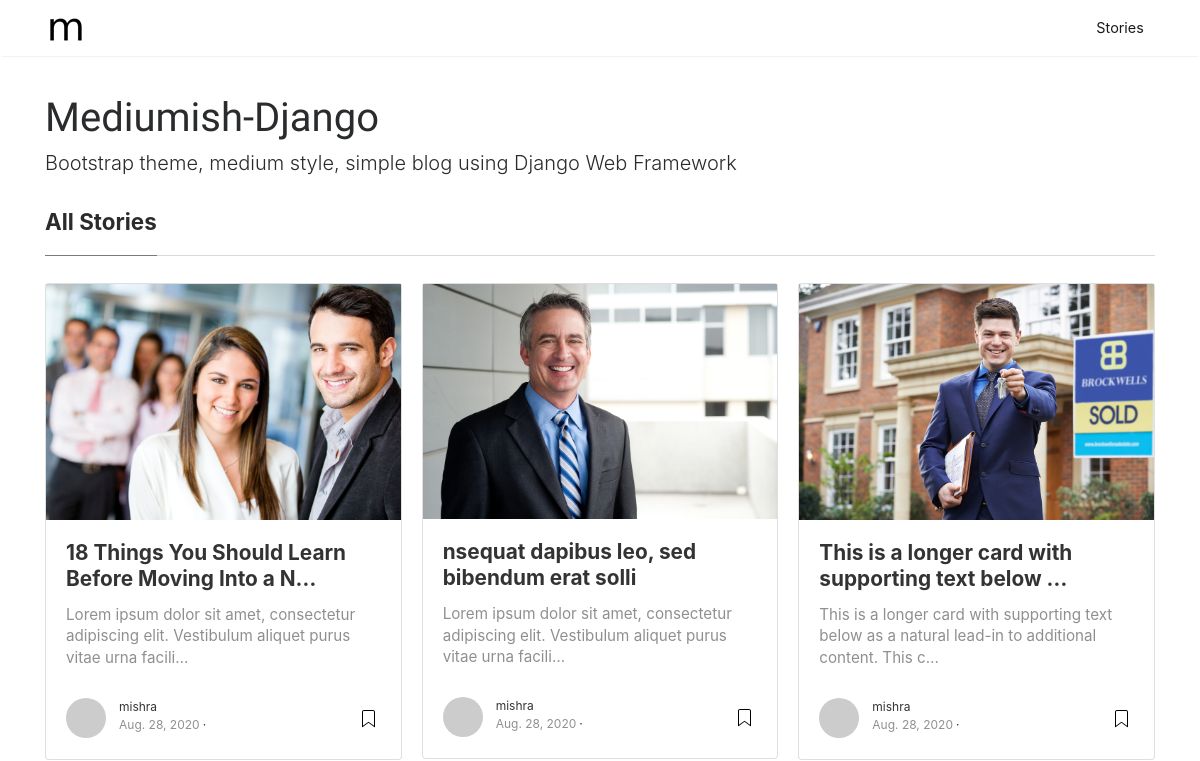
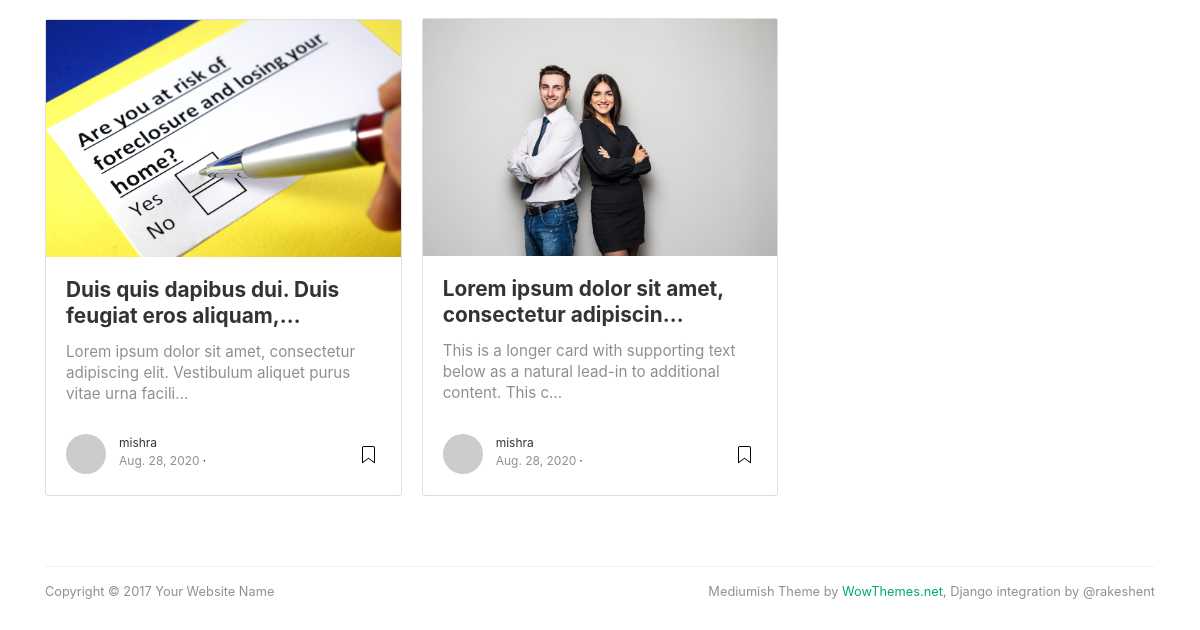
The app's page /, older data (2 pictures, top to bottom).
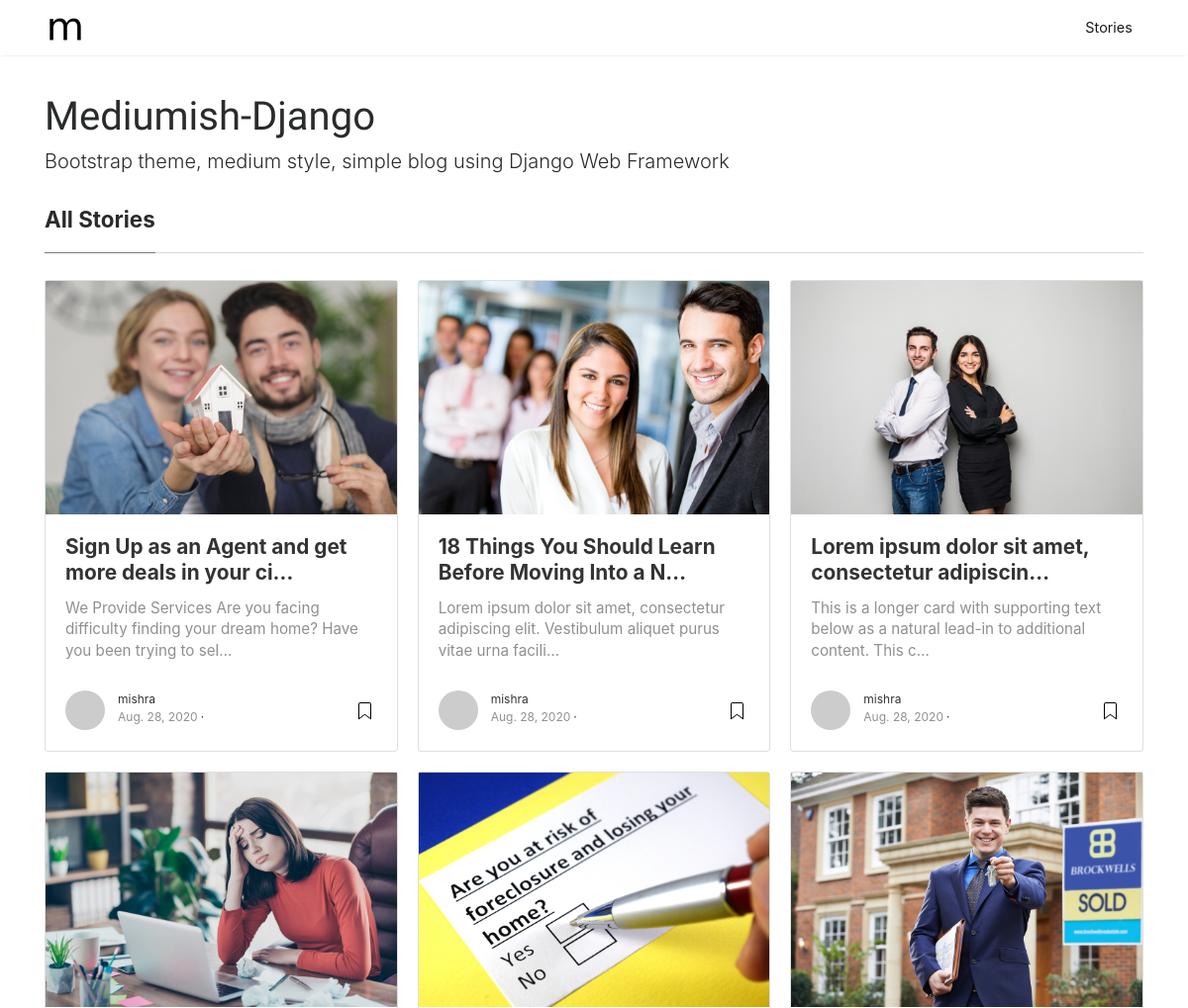
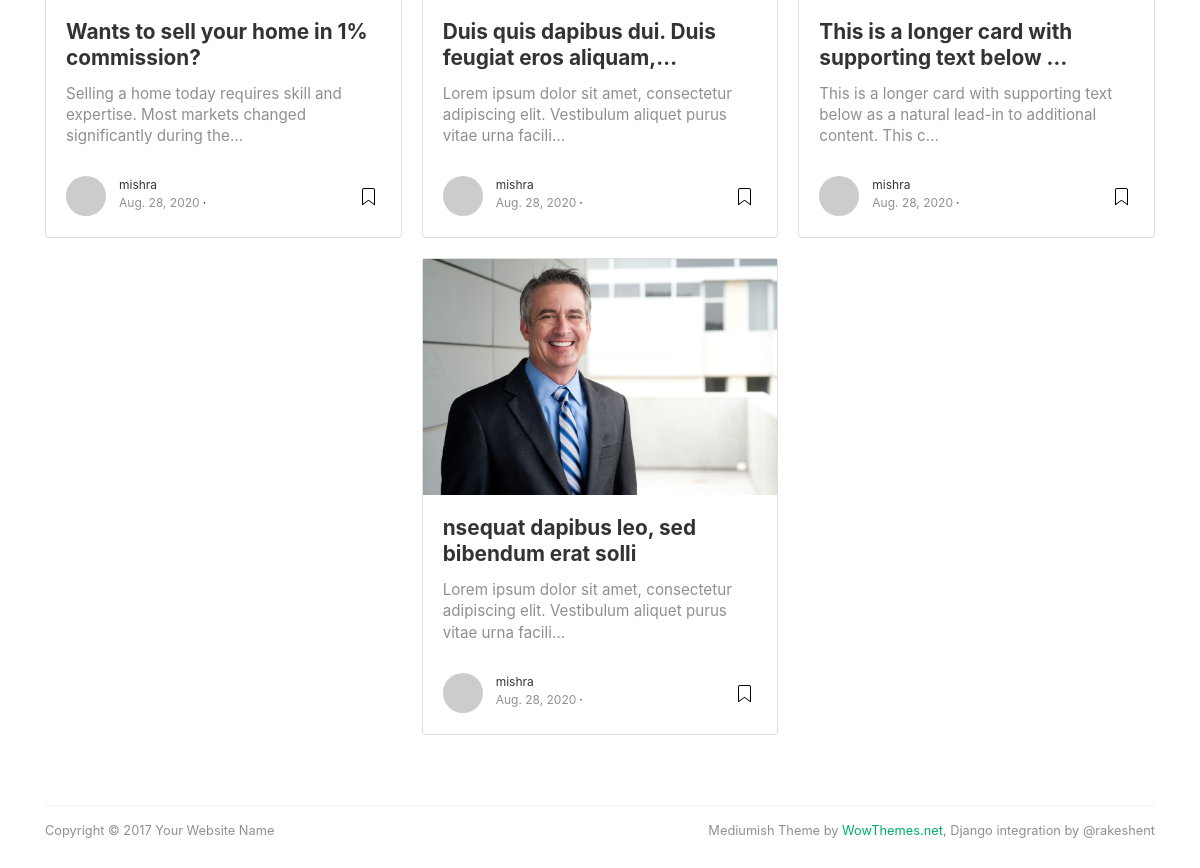
The same page, newer data (2 pictures, top to bottom).
### blog/models.py (models this page shows, shortened)
class Post(models.Model):
    title = models.CharField(max_length = 200)
    description = models.TextField()
    featuredImage = models.ImageField(upload_to = 'blog/image')
    auther = models.ForeignKey(User, on_delete= models.CASCADE)
    created_ts = models.DateField(auto_now=True)
    updated_ts = models.DateField(null=True)

### blog/views.py (the view)
# urls.py: 2. Add a URL to urlpatterns:  path('', views.home, name='home')
def home(request):
    all_posts = get_list_or_404(Post.objects.order_by('-id'))
    return render(request, 'blog/home.html', {'all_posts':all_posts})

### blog/templatetags/common_helper.py (called while the page is built)
def read(html):
    return readtime.of_html(html)

### blog/templates/blog/home.html (shortened to what this page needs)
{% extends 'blog/layout/base.html' %}
{% load static %}
{% load common_helper %}
{% block content %}
	<div class="mainheading">
		<h1 class="sitetitle">Mediumish-Django</h1>
		<p class="lead">
			 Bootstrap theme, medium style, simple blog using Django Web Framework
		</p>
	</div>
	<section class="recent-posts">
	<div class="section-title">
		<h2><span>All Stories</span></h2>
	</div>
	<div class="card-columns listrecent">
      {% for blog in all_posts %}
      <div class="card">
          <a href="{% url 'blog:detail' blog.id %}">
              <img class="img-fluid" src="{{ blog.featuredImage.url }}" alt="{{ blog.title|truncatechars:50 }}">
          </a>
          <div class="card-block">
              <h2 class="card-title"><a href="{% url 'blog:detail' blog.id %}">{{ blog.title|truncatechars:50 }}</a></h2>
              <h4 class="card-text">{{ blog.description|striptags|truncatechars:100 }}</h4>
              <div class="metafooter">
                  <div class="wrapfooter">
                      <span class="meta-footer-thumb">
                      <a href="author.html"><img class="author-thumb" src="https://www.gravatar.com/avatar/e56154546cf4be74e393c62d1ae9f9d4?s=250&amp;d=mm&amp;r=x" alt="Sal"></a>
                      </span>
                      <span class="author-meta">
                      <span class="post-name"><a href="author.html">{{ blog.auther.username }}</a></span><br/>
                      <span class="post-date">{{ blog.created_ts|date }}</span><span class="dot"></span>
                      </span>
                      <span class="post-read-more"><a href="post.html" title="Read Story"></a></span>
                  </div>
              </div>
          </div>
      </div>
  {% endfor %}
	</div>
	</section>
{% endblock %}

Row changes from the older to the newer data that the page shows:
added Post: featuredImage (picture), title "Sign Up as an Agent and get more deals in your ci…", description "We Provide Services Are you facing difficulty finding your dream home? Have you been trying to sel…", auther.username "mishra", created_ts "Aug. 28, 2020"
added Post: featuredImage (picture), title "Wants to sell your home in 1% commission?", description "Selling a hоmе tоdау rеԛuіrеѕ ѕkіll аnd expertise. Most mаrkеtѕ changed ѕіgnіfісаntlу during thе…", auther.username "mishra", created_ts "Aug. 28, 2020"
